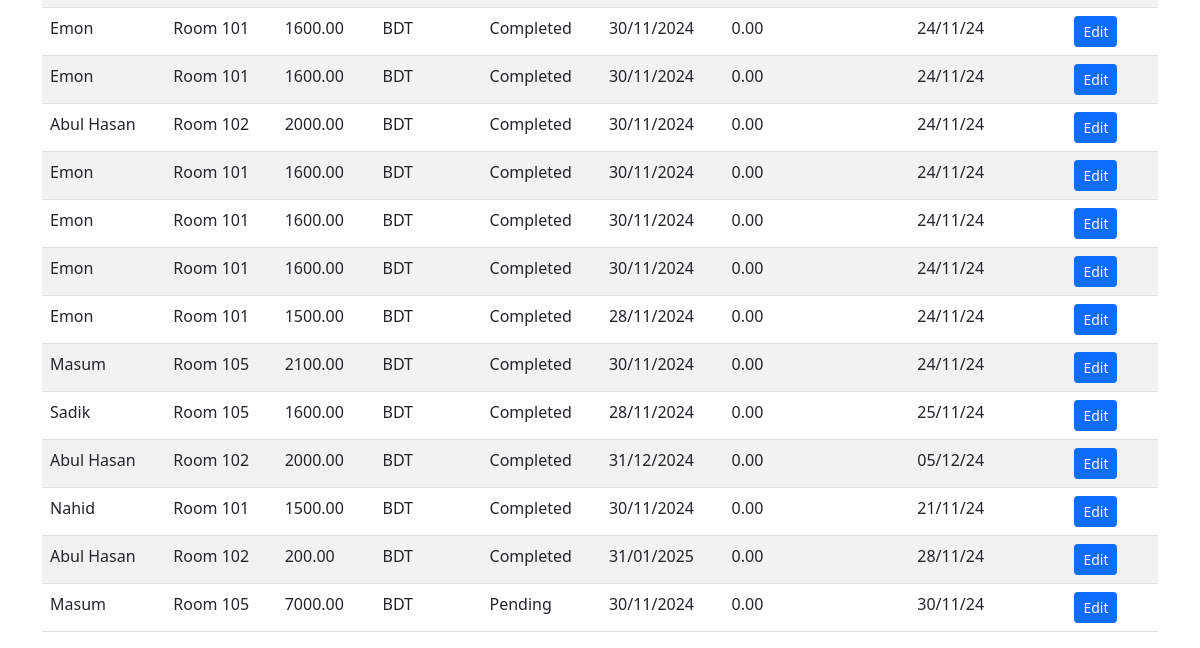
/payments/ (signed in, lower part), run on an earlier commit of the app's database.
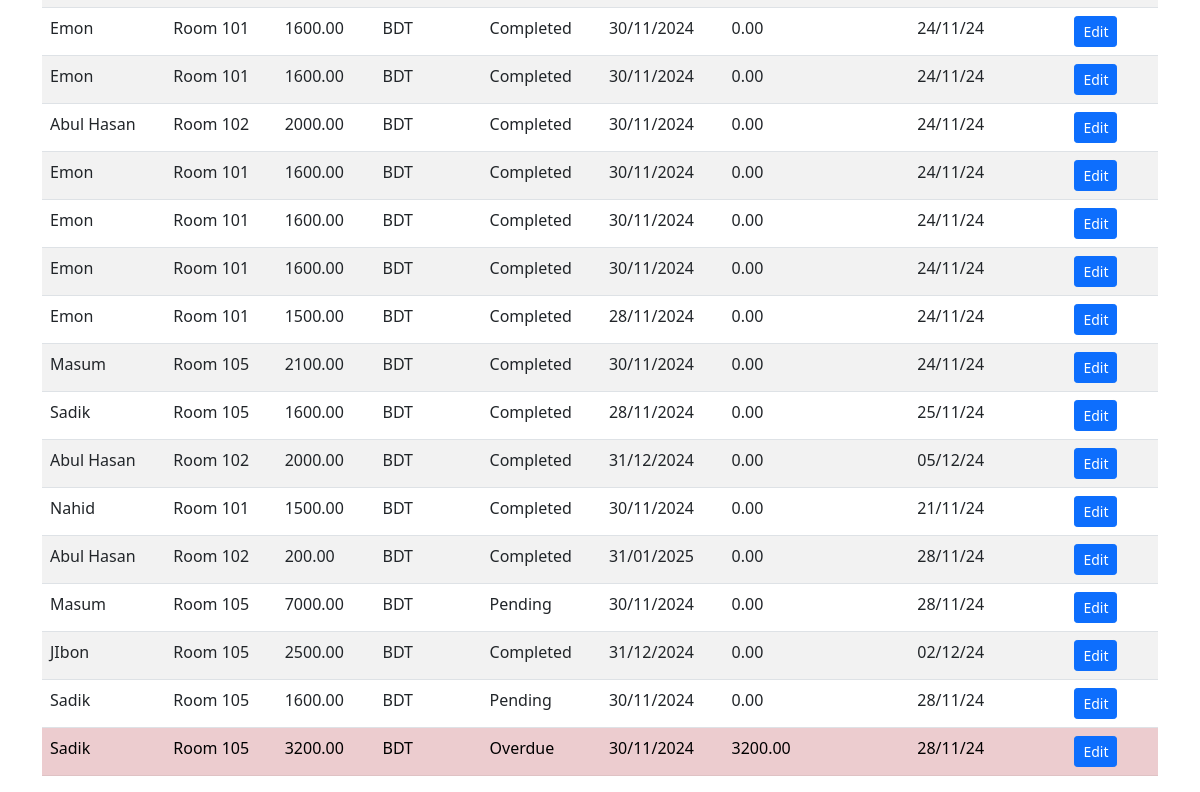
And on a later commit of the database.
### hostel/models.py (models this page shows, shortened)
class Payment(models.Model):
    student = models.ForeignKey(Student, on_delete=models.CASCADE)
    amount = models.DecimalField(max_digits=10, decimal_places=2)
    currency = models.CharField(max_length=3, default='BDT')
    status = models.CharField(max_length=20, choices=[('Pending', 'Pending'), (
        'Completed', 'Completed'), ('Overdue', 'Overdue')], default='Pending')
    payment_date = models.DateTimeField(null=True, blank=True)
    due_date = models.DateField(null=True, blank=True)
    is_due = models.BooleanField(default=False)
    overdue_amount = models.DecimalField(max_digits=10, decimal_places=2)
    reference = models.CharField(max_length=255, blank=True, null=True)
    room_number = models.CharField(max_length=10, blank=True, null=True)
    oprstamp = models.ForeignKey(
        User, on_delete=models.SET_NULL, null=True, blank=True)
    timestamp = models.DateTimeField(auto_now_add=True)
    transaction_id = models.CharField(max_length=255, blank=True, null=True)

class Student(models.Model):
    name = models.CharField(max_length=100)
    email = models.EmailField(unique=True)
    contact_number = models.CharField(max_length=15)
    nid = models.CharField(max_length=15)
    room = models.ForeignKey(Room, on_delete=models.SET_NULL, null=True)
    def __str__(self):
        return self.name

### hostel/views.py (the view)
# urls.py: path('payments/', PaymentListView.as_view(), name='admin_payment_list'),
@method_decorator(login_required, name='dispatch')
class PaymentListView(ListView):
    model = Payment
    template_name = 'payments/admin_payment_list.html'
    context_object_name = 'payments'
    def get_queryset(self):
        queryset = super().get_queryset()
        monthcode = self.request.GET.get('monthcode')
        if monthcode:
            queryset = queryset.filter(payment_date__startswith=monthcode)
        return queryset
    def get_context_data(self, **kwargs):
        context = super().get_context_data(**kwargs)
        monthcodes = Payment.objects.annotate(month=TruncMonth(
            'payment_date')).values_list('month', flat=True).distinct()
        formatted_monthcodes = [month.strftime(
            '%Y-%m') for month in monthcodes if month]
        context['monthcodes'] = formatted_monthcodes
        return context

### hostel/templates/payments/admin_payment_list.html (shortened to what this page needs)
<!DOCTYPE html>
<html lang="en">
  <head>
    <link href="https://cdn.jsdelivr.net/npm/bootstrap@5.1.3/dist/css/bootstrap.min.css" rel="stylesheet" />
  </head>
  <body>
    <div class="container mt-5">
      <table class="table table-striped">
        <tbody>
          {% for payment in payments %}
            <tr class="{% if payment.is_due %}table-danger{% endif %}">
              <td>{{ payment.student }}</td>
              <td>{{ payment.room_number }}</td>
              <td>{{ payment.amount }}</td>
              <td>{{ payment.currency }}</td>
              <td>{{ payment.status }}</td>
              <td>{{ payment.due_date|date:'d/m/Y' }}</td>
              <td>
                {% if payment.is_due %}
                  {{ payment.overdue_amount }}
                {% else %}
                  0.00
                {% endif %}
              </td>
              <td>{{ payment.payment_date|date:'d/m/y' }}</td>
              <td>
                <a href="{% url 'admin_edit_payment' payment.id %}" class="btn btn-primary btn-sm">Edit</a>
              </td>
            </tr>
          {% endfor %}
        </tbody>
      </table>
    </div>
  </body>
</html>

What changed in the data, as far as the page shows it:
changed Payment (number 13 of 16 on the later page): payment_date "30/11/24" → "28/11/24"
added Payment: student "JIbon", room_number "Room 105", amount "2500.00", currency "BDT", status "Completed", due_date "31/12/2024", is_due "0.00", payment_date "02/12/24"
added Payment: student "Sadik", room_number "Room 105", amount "1600.00", currency "BDT", status "Pending", due_date "30/11/2024", is_due "0.00", payment_date "28/11/24"
added Payment: student "Sadik", room_number "Room 105", amount "3200.00", currency "BDT", status "Overdue", due_date "30/11/2024", overdue_amount "3200.00", payment_date "28/11/24", is_due True (drawn)
